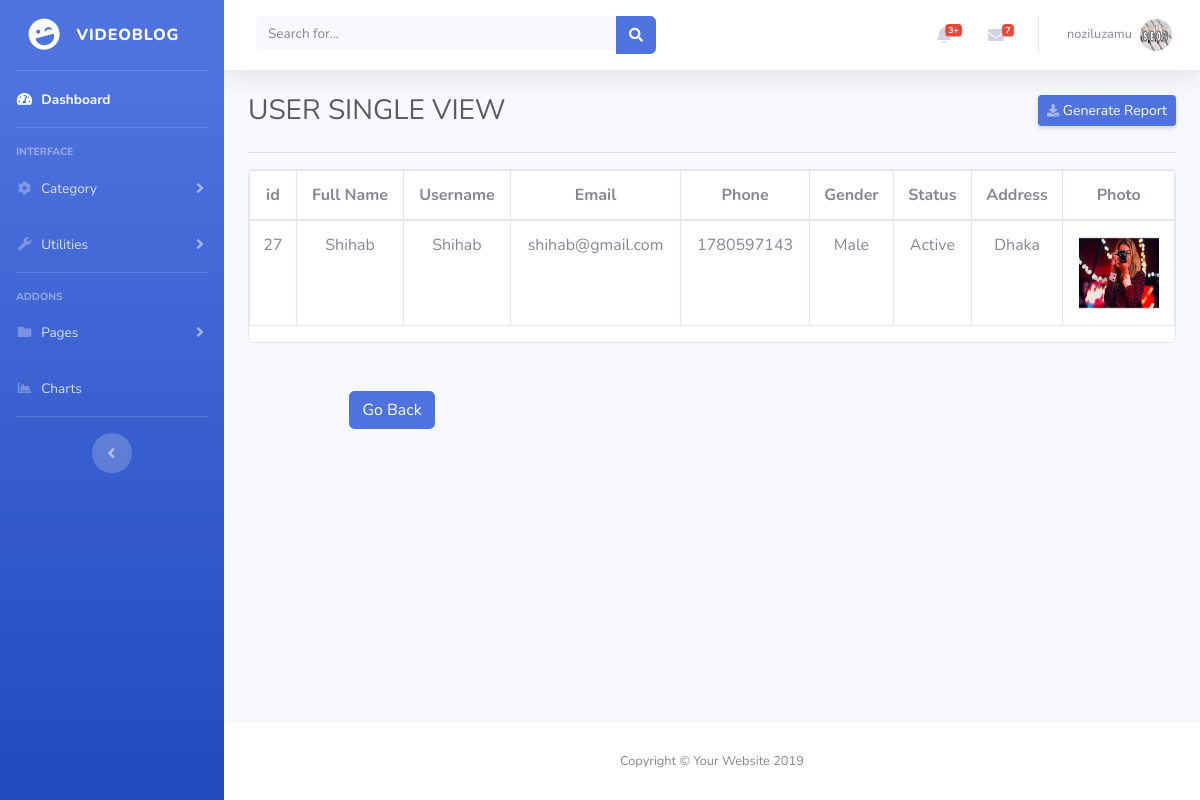
Page /cms/user_single_view.php?id=27 (signed in) on the committed database.
### tables this page shows
CREATE TABLE `users` (
  `id` int(11) NOT NULL,
  `full_name` varchar(32) NOT NULL,
  `username` varchar(55) NOT NULL,
  `email` varchar(52) NOT NULL,
  `phone` int(11) NOT NULL,
  `password` varchar(255) NOT NULL,
  `photo` varchar(500) DEFAULT NULL,
  `address` varchar(500) NOT NULL,
  `gender` varchar(32) NOT NULL COMMENT '0=female, 1=male',
  `status` int(11) NOT NULL COMMENT '1=Active,0=Deactive',
  `create_at` timestamp NOT NULL DEFAULT CURRENT_TIMESTAMP ON UPDATE CURRENT_TIMESTAMP
);

### cms/lib/Main.php (called while the page is built, shortened)
<?php
class Main
{
    private $db;
    public function __construct()
    {
        $this->db = new Database();
    }
    public function getUserDataByid($table, $id)
    {
        $sql = "SELECT * FROM " . $table . " WHERE id = " . $id;
        $query = $this->db->pdo->prepare($sql);
        $query->execute();
        $results = $query->fetchAll();
        return $results;
    }
}

### cms/lib/Database.php (called while the page is built)
<?php
class Database
{
    private $host = HOST;
    private $user = USER;
    private $pass = PASS;
    private $dbname = DBNAME;
    public $pdo;
    public function __construct()
    {
        if (!isset($this->pdo)) {
            try {
                $link = new PDO("mysql:host=".$this->host."; dbname=". $this->dbname, $this->user, $this->pass);
                $link->setAttribute(PDO::ATTR_ERRMODE, PDO::ERRMODE_EXCEPTION);
                $link->exec("SET CHARACTER SET utf8");
                $this->pdo = $link;
            } catch (PDOException $e) {
                die("Failed to connect with database" . $e->getMessage());
            }
        }
    }
}

### cms/user_single_view.php (the view)
<?php
include 'inc/header.php';
?>
<body id="page-top">
<div id="wrapper">
    <?php include 'inc/Sidebar.php'; ?>
    <div id="content-wrapper" class="d-flex flex-column">
        <div id="content">
            <?php include 'inc/top_bar.php'; ?>
            <div class="container-fluid">
                <div class="d-sm-flex align-items-center justify-content-between mb-4">
                    <h1 class="h3 mb-0 text-gray-800"><?php $helper->getTitle(); ?></h1>
                    <a href="#" class="d-none d-sm-inline-block btn btn-sm btn-primary shadow-sm"><i
                            class="fas fa-download fa-sm text-white-50"></i> Generate Report</a>
                </div>
                <hr/>
                <div class="row">
                    <div class="col-12">
                        <?php
                        if ($_REQUEST['id']) {
                        $id = $_REQUEST['id'];
                        $results = $con->getUserDataByid('users', $id);
                        foreach ($results
                        as $result) {
                        ?>
                        <div class="panel-body card">
                            <div class="table-responsive">
                                <table class="table table-bordered text-center">
                                    <thead>
                                    <tr>
                                        <th>id</th>
                                        <th>Full Name</th>
                                        <th>Username</th>
                                        <th>Email</th>
                                        <th>Phone</th>
                                        <th>Gender</th>
                                        <th>Status</th>
                                        <th>Address</th>
                                        <th>Photo</th>
                                    </tr>
                                    </thead>
                                    <tbody>
                                    <tr >
                                        <td><?php echo $result['id']?></td>
                                        <td><?php echo $result['full_name']?></td>
                                        <td><?php echo $result['username']?></td>
                                        <td><?php echo $result['email']?></td>
                                        <td><?php echo $result['phone']?></td>
                                        <td><?php echo ($result['gender'] == 1) ? 'Male' : 'Fe-male' ?></td>
                                        <td><?php echo ($result['status'] == 1) ? 'Active' : 'De-Active' ?></td>
                                        <td><?php echo $result['address']?></td>
                                        <td><a href="<?php echo $result['photo']?>"><img src="<?php echo $result['photo']?>" alt="No image" style="width:80px;height:80px"></a></td>
                                    </tr>
                                    </tbody>
                                </table>
                            </div>
                        </div>
                        <?php } } ?>
                    </div>
                    <a href="view_User.php" class="btn btn-primary mt-5" style="margin-left: 3cm">Go Back</a>
                </div>
            </div>
        </div>
        <?php include 'inc/footer.php'; ?>

### rows in the picture
users: id "27", full_name "Shihab", username "Shihab", email "shihab@gmail.com", phone "1780597143", gender "Male", status "Active", address "Dhaka", photo (picture)

### other values in the picture
Session::get('username') "noziluzamu"
str_replace('_', ' ', $res[0]) "USER SINGLE VIEW"
